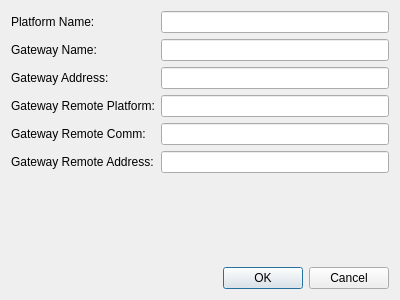
<?xml version="1.0" encoding="UTF-8"?>
<ui version="4.0">
 <class>CommVisGatewayNodeDialog</class>
 <widget class="QDialog" name="CommVisGatewayNodeDialog">
  <property name="geometry">
   <rect>
    <x>0</x>
    <y>0</y>
    <width>400</width>
    <height>300</height>
   </rect>
  </property>
  <property name="windowTitle">
   <string>Gateway</string>
  </property>
  <layout class="QVBoxLayout" name="verticalLayout_2">
   <item>
    <layout class="QFormLayout" name="mFormLayout">
     <item row="0" column="0">
      <widget class="QLabel" name="mPlatformNameLabel">
       <property name="text">
        <string>Platform Name:</string>
       </property>
      </widget>
     </item>
     <item row="1" column="0">
      <widget class="QLabel" name="mGatewayNameLabel">
       <property name="text">
        <string>Gateway Name:</string>
       </property>
      </widget>
     </item>
     <item row="1" column="1">
      <widget class="QLineEdit" name="mGatewayNameLineEdit">
       <property name="readOnly">
        <bool>true</bool>
       </property>
      </widget>
     </item>
     <item row="2" column="0">
      <widget class="QLabel" name="mGatewayAddressLabel">
       <property name="text">
        <string>Gateway Address:</string>
       </property>
      </widget>
     </item>
     <item row="2" column="1">
      <widget class="QLineEdit" name="mGatewayAddressLineEdit">
       <property name="readOnly">
        <bool>true</bool>
       </property>
      </widget>
     </item>
     <item row="3" column="0">
      <widget class="QLabel" name="mGatewayRemotePlatformLabel">
       <property name="text">
        <string>Gateway Remote Platform:</string>
       </property>
      </widget>
     </item>
     <item row="3" column="1">
      <widget class="QLineEdit" name="mGatewayRemotePlatformLineEdit">
       <property name="readOnly">
        <bool>true</bool>
       </property>
      </widget>
     </item>
     <item row="4" column="0">
      <widget class="QLabel" name="mGatewayRemoteCommLabel">
       <property name="text">
        <string>Gateway Remote Comm:</string>
       </property>
      </widget>
     </item>
     <item row="4" column="1">
      <widget class="QLineEdit" name="mGatewayRemoteCommLineEdit">
       <property name="readOnly">
        <bool>true</bool>
       </property>
      </widget>
     </item>
     <item row="0" column="1">
      <widget class="QLineEdit" name="mPlatformNameLineEdit">
       <property name="readOnly">
        <bool>true</bool>
       </property>
      </widget>
     </item>
     <item row="5" column="0">
      <widget class="QLabel" name="mGatewayRemoteAddressLabel">
       <property name="text">
        <string>Gateway Remote Address:</string>
       </property>
      </widget>
     </item>
     <item row="5" column="1">
      <widget class="QLineEdit" name="mGatewayRemoteAddressLineEdit">
       <property name="readOnly">
        <bool>true</bool>
       </property>
      </widget>
     </item>
    </layout>
   </item>
   <item>
    <spacer name="verticalSpacer">
     <property name="orientation">
      <enum>Qt::Vertical</enum>
     </property>
     <property name="sizeHint" stdset="0">
      <size>
       <width>20</width>
       <height>40</height>
      </size>
     </property>
    </spacer>
   </item>
   <item>
    <widget class="QDialogButtonBox" name="buttonBox">
     <property name="orientation">
      <enum>Qt::Horizontal</enum>
     </property>
     <property name="standardButtons">
      <set>QDialogButtonBox::Cancel|QDialogButtonBox::Ok</set>
     </property>
    </widget>
   </item>
  </layout>
 </widget>
 <tabstops>
  <tabstop>mPlatformNameLineEdit</tabstop>
  <tabstop>mGatewayNameLineEdit</tabstop>
  <tabstop>mGatewayAddressLineEdit</tabstop>
  <tabstop>mGatewayRemotePlatformLineEdit</tabstop>
  <tabstop>mGatewayRemoteCommLineEdit</tabstop>
 </tabstops>
 <resources/>
 <connections>
  <connection>
   <sender>buttonBox</sender>
   <signal>accepted()</signal>
   <receiver>CommVisGatewayNodeDialog</receiver>
   <slot>accept()</slot>
   <hints>
    <hint type="sourcelabel">
     <x>248</x>
     <y>254</y>
    </hint>
    <hint type="destinationlabel">
     <x>157</x>
     <y>274</y>
    </hint>
   </hints>
  </connection>
  <connection>
   <sender>buttonBox</sender>
   <signal>rejected()</signal>
   <receiver>CommVisGatewayNodeDialog</receiver>
   <slot>reject()</slot>
   <hints>
    <hint type="sourcelabel">
     <x>316</x>
     <y>260</y>
    </hint>
    <hint type="destinationlabel">
     <x>286</x>
     <y>274</y>
    </hint>
   </hints>
  </connection>
 </connections>
</ui>
